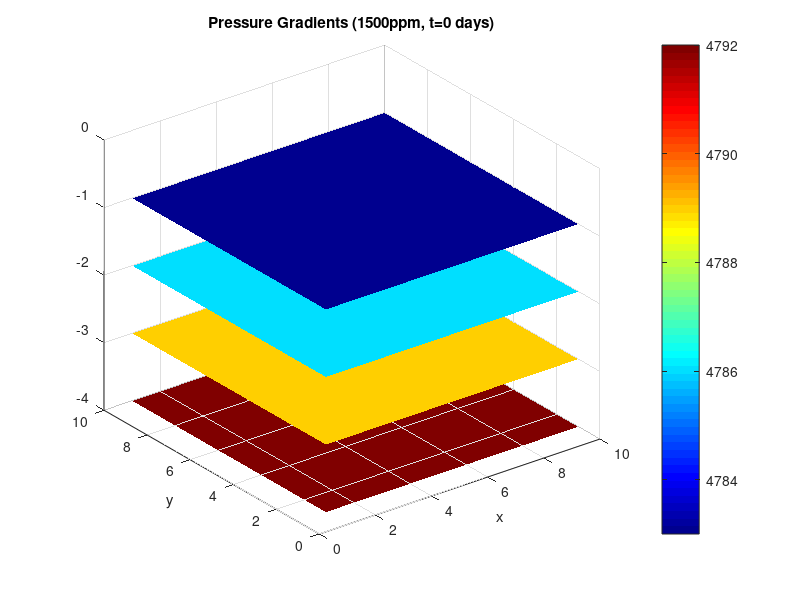
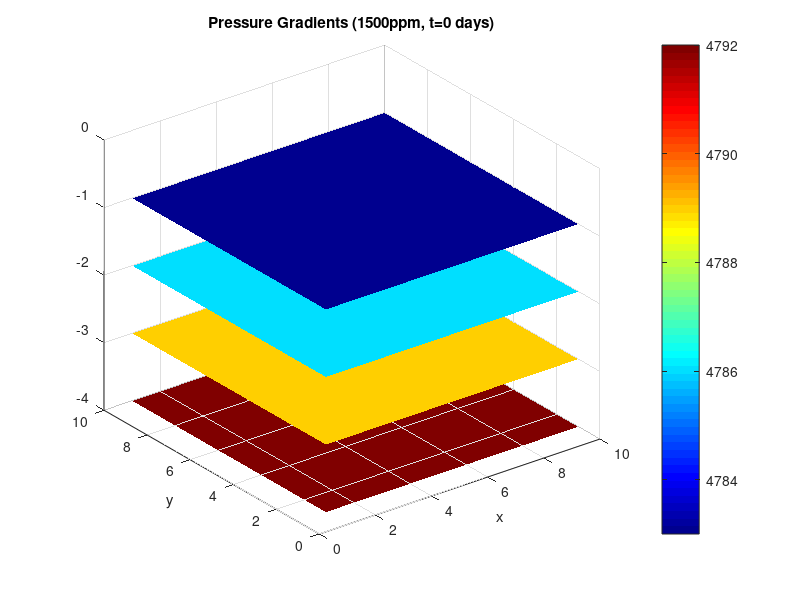
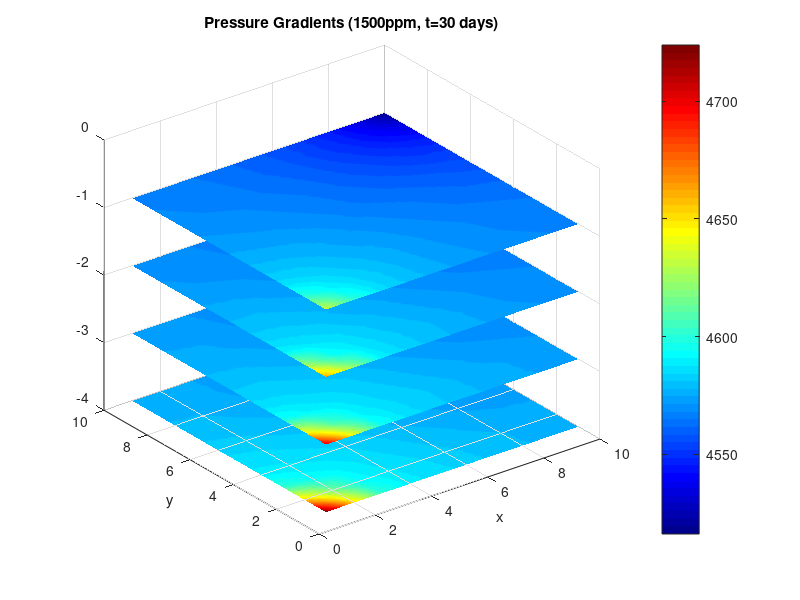
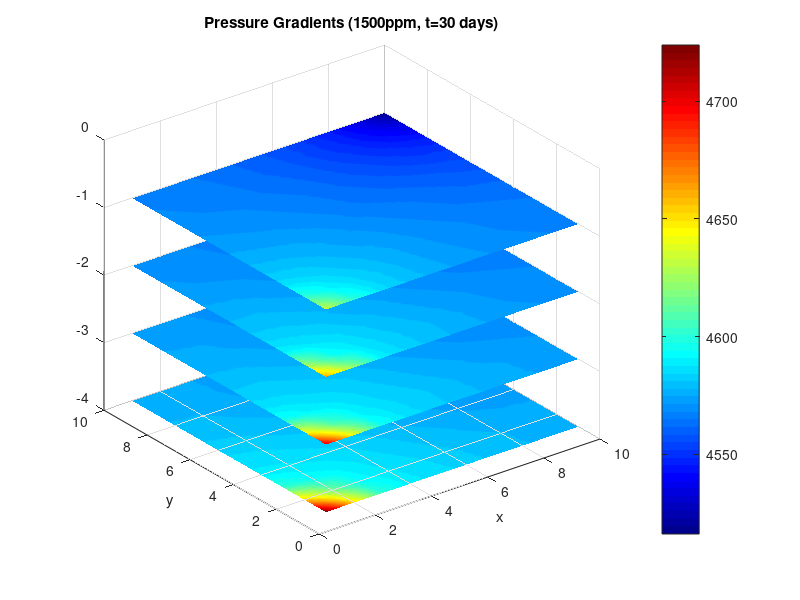

Write the MATLAB code that produced these figures, in order.
% [Plot 3D - Pressure]

clear
% import data
load P_1500.mat; dataset=P_1500;
[row,col]=size(dataset);
X=10; Y=10; LAYER=4; T=5; time=[0 30 270 730 1825];

% get value(x,y,Layer,t)
for i=1:row
    for j=1:col
        % get x,y,Layer,t
        layer=-ceil(i/X);% negative depth
        Layer=-layer; % in Matrix value
        x=i-(Layer-1)*X;
        t=ceil(j/Y);
        y=j-(t-1)*Y;
        % get value
        value(x,y,Layer,t)=dataset(i,j);
    end
end

% plots
xplot=1:X; yplot=1:Y;
for t=1:T
    h=figure('visible','off');
    [xi,yi] = meshgrid(1:0.1:X,1:0.1:Y);
    for Layer=1:LAYER
        zi=ones(size(xi))*(-Layer);
        v = value(xplot,yplot,Layer,t);
        % interpolation
        vi = interp2(v,xi,yi,'linear');
        surf(xi,yi,zi,vi);
        hold on;
    end
    str1='Pressure Gradients (1500ppm, t='; str2=num2str(time(t)); str3=' days)';
    name=strcat(str1,str2,str3);
    title(name);
    xlabel('x'); ylabel('y');
    zlim([-Layer,0]);
    %caxis([1500,5100]);
    colormap(jet);
    colorbar;
    shading interp;
    saveas(h,name,'bmp');
    saveas(h,name,'jpg');
    hold off;
end